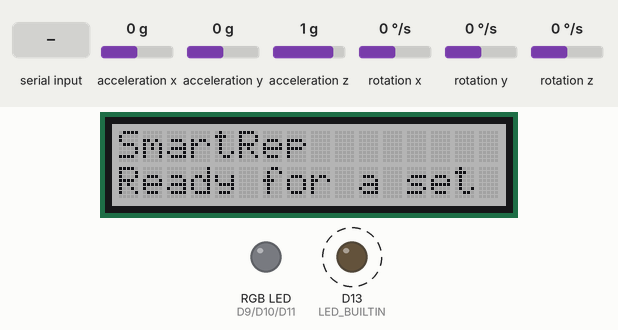
This sketch was run on a simulated Arduino Uno R4 Minima. Shown: 16×2 character LCD, an RGB LED mixed from three pins (HIGH = lit), output pins drawn as LEDs (lit = HIGH). Wiring (inferred from the names in the program): MPU-6050 motion sensor at I2C address 0x68. Dashed ring = blinking. Inputs (shaded band) come from the test bench; at power-on: acceleration x 0 g, acceleration y 0 g, acceleration z 1 g, rotation x 0 °/s, rotation y 0 °/s, rotation z 0 °/s (analog values on the 0–1023 scale). Dim RGB values are drawn brighter than linear; what the sketch prints to the serial monitor is not drawn.

Above: at 1.2 s.
1.3 s: "HELLO\n" received over Serial
At 3.55 s:
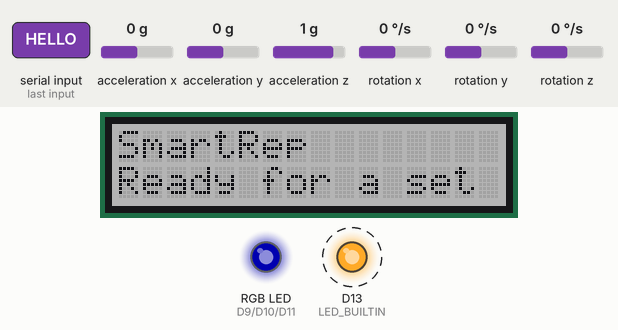
3.7 s: "START\n" received over the second serial link
At 4.75 s:
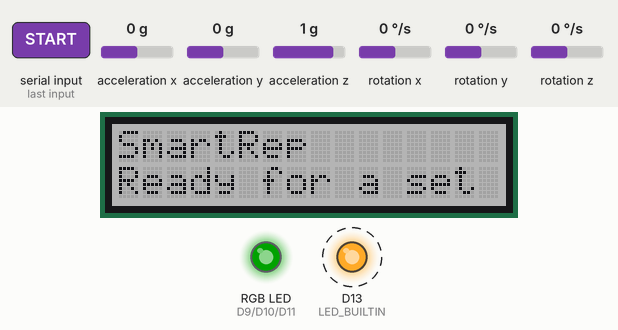
Timing chart, 0 to 11.5 s (numbered marks = the images above; inputs shaded):
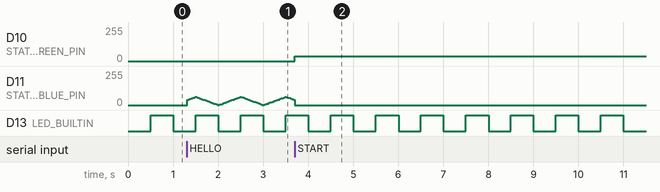

The sketch:

smartrep_arduino_lcd.ino
```cpp
/* SmartRep main controller. Sensor acquisition and station status only.
   Upload to UNO R4 Minima; UNO R3 also works with SENSOR_ADXL335.
   The bridge owns participant data, calibration and rep detection. */
#include <Wire.h>
#include <ctype.h>
#include <string.h>
#include <stdio.h>
#include <stdlib.h>

// Set to 1 for the optional Grove LCD (install Seeed rgb_lcd library).
#define SMARTREP_LCD 1
#if SMARTREP_LCD
#include <rgb_lcd.h>
#endif

#define DEVICE_ID "clip-01"
#define FW_VERSION "1.0.0"
#define SENSOR_MPU6050
// For the optional UNO R3 glove, replace the line above with SENSOR_ADXL335.
#define ADXL_AXES 3
const uint8_t STATUS_RED_PIN=9, STATUS_GREEN_PIN=10, STATUS_BLUE_PIN=11, MPU_ADDR=0x68;
const uint32_t SAMPLE_US=20000, COMMAND_TIMEOUT_MS=10000;
struct LinkState { char buffer[64]; uint8_t used; bool overflow; bool streaming; uint32_t lastCommand; };
LinkState usb={};
#if defined(ARDUINO_UNOR4_MINIMA)
LinkState modem={};
#endif
bool sensorOK=false;
uint8_t failures=0, wifiState=0;
uint32_t i2cErrors=0, nextSample=0, lastInfo=0, lastInit=0;


#if SMARTREP_LCD
rgb_lcd lcd;
bool lcdReady=false;
char displayName[17]="", displayLine[17]="";
void lcdRow(uint8_t row,const char *text){
  lcd.setCursor(0,row);
  for(uint8_t i=0;i<16;i++)lcd.write(text[i]?text[i]:' ');
}
void initLCD(){
  Wire.beginTransmission(0x3E);
  lcdReady=Wire.endTransmission()==0;
  if(lcdReady){
    lcd.begin(16,2);Wire.setClock(100000);lcd.setRGB(160,160,160);
    strcpy(displayName,"SmartRep        ");
    strcpy(displayLine,"Ready for a set ");
    lcdRow(0,displayName);lcdRow(1,displayLine);
  }
}
bool displayCommand(char *cmd){
  // LCD|name|completed-reps|quality. The bridge supplies the authoritative count.
  if(strncmp(cmd,"LCD|",4)!=0)return false;
  char *name=cmd+4,*separator=strchr(name,'|');
  if(!separator)return true;
  *separator=0;char *count=separator+1;
  separator=strchr(count,'|');if(!separator)return true;
  *separator=0;const char *quality=separator+1;
  if(!lcdReady)return true;
  char padded[17];memset(padded,' ',16);padded[16]=0;
  for(uint8_t i=0;i<16&&name[i];i++)padded[i]=name[i];
  if(strcmp(displayName,padded)){strcpy(displayName,padded);lcdRow(0,displayName);}
  char next[17];memset(next,0,sizeof(next));
  snprintf(next,sizeof(next),"Reps: %u",(unsigned)atoi(count));
  // Pad before comparing, so old digits disappear without clearing/flickering.
  uint8_t length=strlen(next);for(uint8_t i=length;i<16;i++)next[i]=' ';
  next[16]=0;
  if(strcmp(displayLine,next)){strcpy(displayLine,next);lcdRow(1,displayLine);}
  if(!strcmp(quality,"short")||!strcmp(quality,"rushed"))lcd.setRGB(220,130,0);
  else if(!strcmp(quality,"done"))lcd.setRGB(50,100,220);
  else lcd.setRGB(40,170,60);
  return true;
}
#endif

bool writeRegister(uint8_t reg,uint8_t value){
  Wire.beginTransmission(MPU_ADDR); Wire.write(reg); Wire.write(value);
  return Wire.endTransmission()==0;
}
bool readRegisters(uint8_t reg,uint8_t count,uint8_t *buffer){
  Wire.beginTransmission(MPU_ADDR); Wire.write(reg);
  if(Wire.endTransmission(false)!=0)return false;
  if(Wire.requestFrom((uint8_t)MPU_ADDR,(uint8_t)count)!=(size_t)count)return false;
  for(uint8_t i=0;i<count;i++)buffer[i]=(uint8_t)Wire.read();
  return true;
}
bool initSensor(){
#ifdef SENSOR_MPU6050
  uint8_t who=0;
  return readRegisters(0x75,1,&who)&&who==0x68&&writeRegister(0x6B,0)&&
    writeRegister(0x1A,3)&&writeRegister(0x1B,8)&&writeRegister(0x1C,8);
#else
  return true;
#endif
}
void identity(Stream &out,const char *type){
  out.print(F("{\"t\":\""));out.print(type);out.print(F("\",\"device\":\"" DEVICE_ID "\",\"fw\":\"" FW_VERSION "\",\"sensor\":\""));
#ifdef SENSOR_MPU6050
  out.print(F("mpu6050\",\"hz\":50,\"units\":\"mpu6050_4g_500dps\""));
#else
  #if defined(ARDUINO_UNOR4_MINIMA)
  out.print(F("adxl335\",\"hz\":50,\"units\":\"counts14\""));
  #else
  out.print(F("adxl335\",\"hz\":50,\"units\":\"counts10\""));
  #endif
#endif
  out.print(F(",\"i2c_err\":"));out.print(i2cErrors);out.println('}');
}
void command(Stream &out,LinkState &link){
  char *cmd=link.buffer;
#if SMARTREP_LCD
  if(displayCommand(cmd))return;
#endif
  for(uint8_t i=0;cmd[i];i++)cmd[i]=(char)toupper((unsigned char)cmd[i]);
  link.lastCommand=millis();
  if(!strcmp(cmd,"HELLO"))identity(out,"hello");
  else if(!strcmp(cmd,"PING")){out.print(F("{\"t\":\"pong\",\"ms\":"));out.print(millis());out.println('}');}
  else if(!strcmp(cmd,"START")){
    if(sensorOK){link.streaming=true;out.println(F("{\"t\":\"ack\",\"cmd\":\"START\"}"));}
    else out.println(F("{\"t\":\"err\",\"msg\":\"MPU-6050 not found\"}"));
  }else if(!strcmp(cmd,"STOP")){link.streaming=false;out.println(F("{\"t\":\"ack\",\"cmd\":\"STOP\"}"));}
  else if(!strcmp(cmd,"@WIFI CONNECTING"))wifiState=1;
  else if(!strcmp(cmd,"@WIFI UP"))wifiState=2;
  else if(!strcmp(cmd,"@WIFI BRIDGE"))wifiState=3;
  else if(!strcmp(cmd,"@WIFI DOWN"))wifiState=0;
}
void pollLink(Stream &out,LinkState &link){
  while(out.available()){
    char c=(char)out.read();
    if(c=='\r')continue;
    if(c=='\n'){
      if(!link.overflow){link.buffer[link.used]=0;command(out,link);}
      link.used=0;link.overflow=false;
    }else if(link.used<sizeof(link.buffer)-1&&!link.overflow)link.buffer[link.used++]=c;
    else link.overflow=true;
  }
  if((uint32_t)(millis()-link.lastCommand)>COMMAND_TIMEOUT_MS)link.streaming=false;
}
void statusLight(){
  uint32_t now=millis();bool streaming=usb.streaming;
#if defined(ARDUINO_UNOR4_MINIMA)
  streaming|=modem.streaming;
#endif
  uint8_t red=0,green=0,blue=0;
  if(!sensorOK)red=(now/250)%2?90:0;
  else if(streaming)green=35;
  else if(wifiState==3||(usb.lastCommand&&now-usb.lastCommand<10000))blue=(now%1000<500)?(now%500)/8:(500-now%500)/8;
  else if(wifiState==1||wifiState==2)blue=(now/150)%2?60:0;
  else red=now%3000<100?60:0;
  analogWrite(STATUS_RED_PIN,red);analogWrite(STATUS_GREEN_PIN,green);analogWrite(STATUS_BLUE_PIN,blue);
  digitalWrite(LED_BUILTIN,(now/500)%2);
}
void sample(){
  char line[180];
#ifdef SENSOR_MPU6050
  uint8_t bytes[14];
  if(!readRegisters(0x3B,14,bytes)){
    i2cErrors++;failures++;
    if(failures>=5){
      sensorOK=initSensor();failures=0;
      Serial.println(F("{\"t\":\"err\",\"msg\":\"sensor read failed, re-initialising\"}"));
#if defined(ARDUINO_UNOR4_MINIMA)
      Serial1.println(F("{\"t\":\"err\",\"msg\":\"sensor read failed, re-initialising\"}"));
#endif
    }
    return;
  }
  failures=0;int16_t a[6];
  for(uint8_t i=0;i<3;i++)a[i]=(int16_t)((uint16_t)bytes[i*2]<<8|bytes[i*2+1]);
  for(uint8_t i=0;i<3;i++)a[i+3]=(int16_t)((uint16_t)bytes[8+i*2]<<8|bytes[9+i*2]);
  snprintf(line,sizeof(line),"{\"t\":\"s\",\"ms\":%lu,\"ax\":%d,\"ay\":%d,\"az\":%d,\"gx\":%d,\"gy\":%d,\"gz\":%d}",(unsigned long)millis(),a[0],a[1],a[2],a[3],a[4],a[5]);
#else
  int x=analogRead(A0),y=analogRead(A1),z=ADXL_AXES==3?analogRead(A2):0;
  snprintf(line,sizeof(line),"{\"t\":\"s\",\"ms\":%lu,\"x\":%d,\"y\":%d,\"z\":%d}",(unsigned long)millis(),x,y,z);
#endif
  if(usb.streaming)Serial.println(line);
#if defined(ARDUINO_UNOR4_MINIMA)
  if(modem.streaming)Serial1.println(line);
#endif
}
void setup(){
  pinMode(STATUS_RED_PIN,OUTPUT);pinMode(STATUS_GREEN_PIN,OUTPUT);pinMode(STATUS_BLUE_PIN,OUTPUT);pinMode(LED_BUILTIN,OUTPUT);
  Serial.begin(115200);
#if defined(ARDUINO_UNOR4_MINIMA)
  Serial1.begin(115200);analogReadResolution(14);
#endif
  // No while(!Serial): the station must boot on its own power adapter.
  Wire.begin();Wire.setClock(100000);
#if defined(ARDUINO_UNOR4_MINIMA) || defined(WIRE_HAS_TIMEOUT)
  Wire.setWireTimeout(25000,true);
#endif
#if SMARTREP_LCD
  initLCD();
#endif
  sensorOK=initSensor();lastInit=millis();nextSample=micros();
}
void loop(){
  pollLink(Serial,usb);
#if defined(ARDUINO_UNOR4_MINIMA)
  pollLink(Serial1,modem);
  if((uint32_t)(millis()-lastInfo)>=2000){lastInfo=millis();identity(Serial1,"info");}
#endif
  if(!sensorOK&&(uint32_t)(millis()-lastInit)>=2000){lastInit=millis();sensorOK=initSensor();}
  // A fixed micros deadline avoids drift. Skip a missed deadline instead of
  // flooding the bridge with repeated samples after a sensor timeout.
  if((int32_t)(micros()-nextSample)>=0){
    nextSample+=SAMPLE_US;
    if((int32_t)(micros()-nextSample)>=0)nextSample=micros()+SAMPLE_US;
    if(sensorOK)sample();
  }
  statusLight();
}
```

Measured:
- after the input at 3.7 s, D10 (STATUS_GREEN_PIN): 0/255 → 35/255 at once
- by itself, D13 (LED_BUILTIN): alternates HIGH for 0.50 s and LOW for 0.50 s
